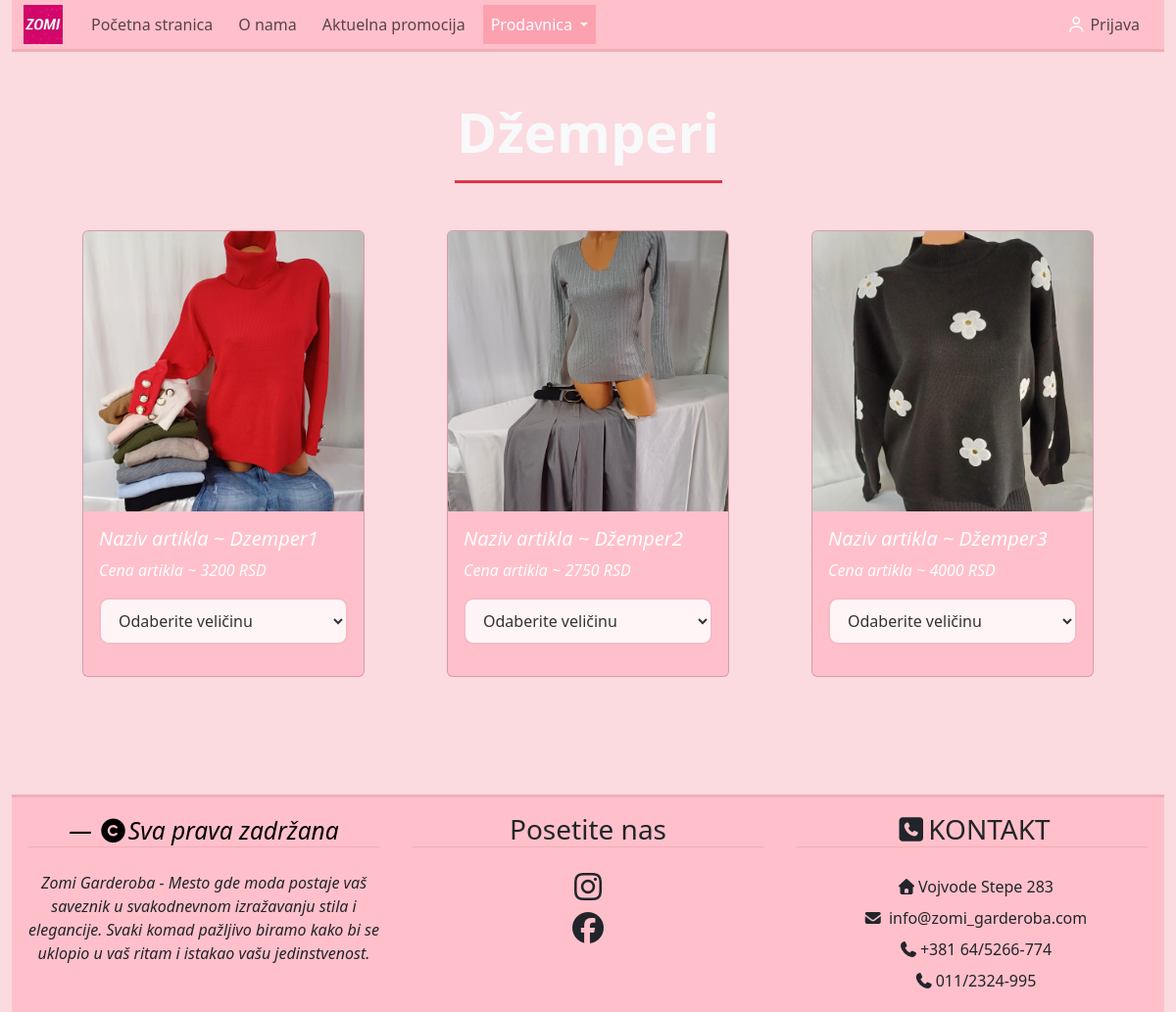
The app's page /project/dzemperi.php with its own data.
### tables this page shows
CREATE TABLE `artikli` (
  `idArtikla` int(3) UNSIGNED NOT NULL,
  `nazivArtikla` varchar(25) NOT NULL,
  `tipArtikla` enum('MAJICA','FARMERKE','DZEMPER','KAPUT','HALJINA','KOMPLET') NOT NULL,
  `kolicinaArtikla` int(3) UNSIGNED NOT NULL DEFAULT 1,
  `cenaArtikla` int(3) UNSIGNED NOT NULL,
  `slikaArtikla` varchar(40) NOT NULL,
  `opisArtikla` text NOT NULL DEFAULT 'nema'
);

### project/dzemperi.php (the view, shortened to what this page needs)
<?php
require_once "konekcija.php";
?>
<!DOCTYPE html>
<html lang="en">
<head>
    <link href="https://cdn.jsdelivr.net/npm/bootstrap@5.3.8/dist/css/bootstrap.min.css" rel="stylesheet">
    <link rel="stylesheet" href="https://cdnjs.cloudflare.com/ajax/libs/font-awesome/7.0.1/css/all.min.css">
     <link rel="stylesheet" href="stil.css" type="text/css">
</head>
<body>
  <div class="container-fluid">
<nav class="navbar navbar-expand-lg bg-body-tertiary p-0 border-bottom border-danger-subtle border-3">
  <div class="container-fluid">
    <a class="navbar-brand" href="index.php">
      <img id="imgNavBrand" src="slike/Logo_ZOMI.jpeg" alt="slika_nije_dostupna">
    </a>
    <div class="collapse navbar-collapse" id="navbarSupportedContent">
      <ul class="navbar-nav me-auto mb-2 mb-lg-0 nav-left">
        <li class="nav-item">
          <a class="nav-link" aria-current="page" href="index.php" id="tekst">Početna stranica</a>
        </li>
        <li class="nav-item">
          <a class="nav-link" href="onama.php">O nama</a>
        </li>
        <li class="nav-item">
          <a class="nav-link" href="promocija.php">Aktuelna promocija</a>
        </li>
        <li class="nav-item dropdown active">
          <a class="nav-link dropdown-toggle" href="#" role="button" data-bs-toggle="dropdown" aria-expanded="false">
            Prodavnica
          </a>
        </li>
      </ul>
         <ul class="navbar-nav ms-auto align-items-center">
          <?php if(!isset($_SESSION["id"])): ?>
            <li class="nav-item">
                <a class="nav-link" href="login.php">
                    <i class="fa-regular fa-user"></i> Prijava
                </a>
            </li>
        <?php endif; ?>
        </ul>
    </div>
  </div>
</nav>
<div class="container pb-5">
        <div class="container pb-5">
        <div class="text-center my-5">
              <h2 class="display-4 fw-bold text-light">Džemperi</h2>
              <hr class="border-danger border-3 w-25 mx-auto opacity-100">
        </div>
<?php
  $upit = "SELECT *
           FROM artikli
           WHERE tipArtikla = 'DZEMPER' AND kolicinaArtikla>0";
  $rezultat = mysqli_query($dbc,$upit);
  if(mysqli_num_rows($rezultat) > 0) {
      $brojacKartica = 0;
?>
    <div class="row justify-content-center">
<?php
  while($red = mysqli_fetch_assoc($rezultat)) {
?>
    <div class="col-md-4 d-flex justify-content-center mb-4">
        <div class="card" style="width: 18rem;">
            <img src="slike/<?php echo $red['slikaArtikla']; ?>"
                 class="card-img-top"
                 alt="<?php echo $red['nazivArtikla']." slika"; ?>">
            <div class="card-body">
              <h5 class="card-title"><?php echo "Naziv artikla ~ ".$red["nazivArtikla"]; ?></h5>
              <p class="card-text"><?php echo "Cena artikla ~ <i>".$red["cenaArtikla"]." RSD</i>";?></p>
              <form method="POST" action="dodajUKorpu.php">
                <select name="velicinaA" class="custom-select mb-3">
                  <option value="">Odaberite veličinu</option>
                </select>
              </form>
            </div>
        </div>
    </div>
<?php
  $brojacKartica++;
  if($brojacKartica % 3 == 0){
      echo '</div><div class="row justify-content-center">';
  }}
?>
    </div>
<?php
  }
  else{
?>
    <h3 class="display-3 text-center">
        Nema artikala na stanju!
    </h3>
<?php }
?>
    </div>
</div>
  <footer class="container-fluid border-danger-subtle border-top border-3">
      <div class="row align-items-start">
        <div class="col p-3 text-center">
            <h3 class="border-bottom border-danger-subtle"><em class="blockquote-footer"><i class="fa-solid fa-copyright"></i>Sva prava zadržana</em></h3>
            <p class="mt-4">
              <em>Zomi Garderoba - Mesto gde moda postaje vaš saveznik u svakodnevnom izražavanju stila i
                  elegancije. Svaki komad pažljivo biramo kako bi se uklopio u vaš ritam i istakao vašu jedinstvenost.
              </em>
            </p>
        </div>
        <div class="col p-3 text-center">
              <h3 class="border-bottom border-danger-subtle">Posetite nas</h3>
              <p class="mt-4">
               <a class="nav-link" href="https://www.instagram.com/zomi_garderoba/" target="_blank"><i class="fa-brands fa-2x fa-instagram"></i></a>
               <a class="nav-link mt-2" href="https://www.facebook.com/profile.php?id=100063623911466&locale=sr_RS" target="_blank"><i class="fa-brands fa-2x fa-facebook"></i></a>
              </p>
        </div>
        <div class="col p-3 text-center">
            <h3 class="border-bottom border-danger-subtle"><i class="fa-solid fa-square-phone"></i>KONTAKT</h3>
            <div class="mt-4">
              <i class="fas fa-home me-2 p-2"></i>Vojvode Stepe 283 <br>
              <i class="fas fa-envelope me-2 p-2"></i> info@zomi_garderoba.com<br>
              <i class="fas fa-phone me-2 p-2"></i>+381 64/5266-774<br>
              <i class="fas fa-phone me-2 p-2"></i>011/2324-995<br>
            </div>
        </div>
      </div>
  </footer>
  </div>
</body>
</html>

### project/stil.css (style rules this page uses)
body { background-color: hsl(349, 80%, 92%); }
#imgNavBrand { width: 40px ; height: 40px; }
nav div, footer .row, .dropdown-menu { background-color: pink ; }
.navbar .active .nav-link { background-color: hsl(350, 94%, 81%); color: white !important; }
.fa-user, .fa-user-shield { color: white; }
nav ul li { padding: 5px; }
.card { background-color: pink ; color: white ; font-style: italic; }
.blockquote-footer { color: black ; }
.custom-select { width: 100%; padding: 10px 14px; border-radius: 10px; border: 2px solid hsl(350, 80%, 85%); background-color: #fff5f7; font-weight: 500; color: #333; transition: 0.3s ease; cursor: pointer; }

### records on screen
artikli: slikaArtikla (picture), nazivArtikla "Dzemper1", cenaArtikla "3200"
artikli: slikaArtikla (picture), nazivArtikla "Džemper2", cenaArtikla "2750"
artikli: slikaArtikla (picture), nazivArtikla "Džemper3", cenaArtikla "4000"
